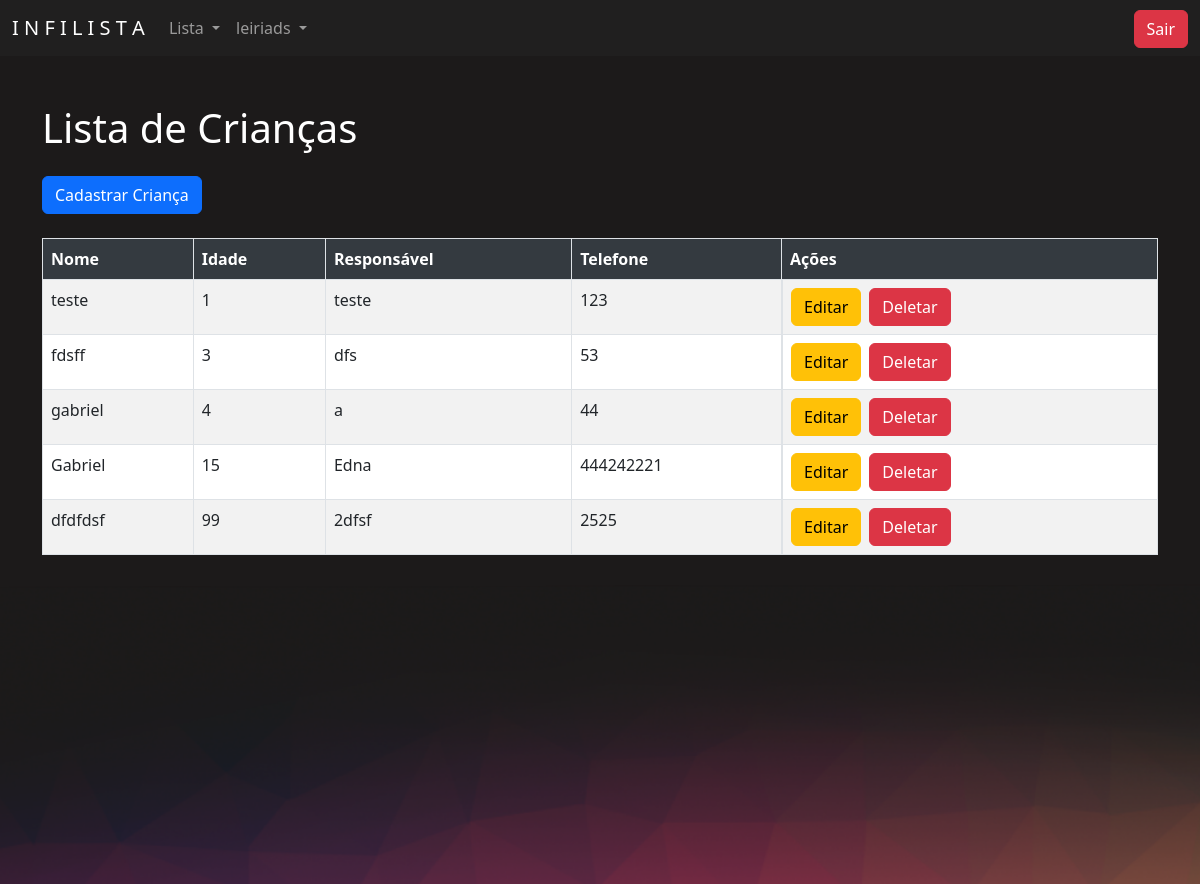
The app's page /fila_espera/lista/ (signed in) with its own data.
### fila_espera/models.py (models this page shows, shortened)
class Crianca(models.Model):
    nome = models.CharField(max_length=100)
    idade = models.IntegerField()
    responsavel = models.CharField(max_length=100)
    telefone = models.CharField(max_length=15)

### fila_espera/views.py (the view)
# urls.py: path('lista/', views.lista_criancas, name='lista_criancas'),
@login_required
def lista_criancas(request):
    criancas = Crianca.objects.all().order_by('idade')
    return render(request, 'lista_criancas.html', {'criancas': criancas})

### fila_espera/templates/lista_criancas.html (shortened to what this page needs)
{% extends "bases/base_fila.html" %}
{% block 'conteudo' %}
    <div class="container mt-5">
        <h1 class="mb-4">Lista de Crianças</h1>
        <nav class="mb-4">
            <a href="{% url 'cadastrar_crianca' %}" class="btn btn-primary me-2"> Cadastrar Criança</a>
        </nav>
        <table class="table table-bordered table-striped table-custom">
            <thead class="thead-dark">
                <tr>
                    <th>Nome</th>
                    <th>Idade</th>
                    <th>Responsável</th>
                    <th>Telefone</th>
                    <th>Ações</th>
                </tr>
            </thead>
            <tbody>
                {% for crianca in criancas %}
                <tr>
                    <td>{{ crianca.nome }}</td>
                    <td>{{ crianca.idade }}</td>
                    <td>{{ crianca.responsavel }}</td>
                    <td>{{ crianca.telefone }}</td>
                    <td class="d-flex">
                        <a href="{% url 'editar_crianca' crianca.id %}" class="btn btn-warning me-2"> Editar</a>
                        <form action="{% url 'deletar_crianca' crianca.id %}" method="post" style="display:inline;">
                            <button type="submit" class="btn btn-danger"> Deletar</button>
                        </form>
                    </td>
                </tr>
                {% endfor %}
            </tbody>
        </table>
    </div>
{% endblock %}

### templates/bases/base_fila.html (shortened to what this page needs)
{% extends 'bases/base.html' %}
{% load static %}
{% block 'head' %}
    <link href="{% static 'fila/css/evento.css' %}" rel="stylesheet">
    <link href="{% static 'usuarios/css/usuarios.css' %}" rel="stylesheet">
{% endblock %}
{% block 'body' %}
    <nav class="navbar navbar-expand-lg bg-body-tertiary navbar-color" data-bs-theme="dark">
        <div class="container-fluid">
            <a class="navbar-brand" href="#">I N F I L I S T A</a>
            <div class="collapse navbar-collapse" id="navbarNavDropdown">
            <ul class="navbar-nav">
                <li class="nav-item dropdown">
                    <a class="nav-link dropdown-toggle" href="#" role="button" data-bs-toggle="dropdown" aria-expanded="false">
                        Lista
                    </a>
                </li>
                <li class="nav-item dropdown">
                    <a class="nav-link dropdown-toggle" href="#" role="button" data-bs-toggle="dropdown" aria-expanded="false">
                        {{ request.user.get_username }}
                    </a>
                </li>
            </ul>
            </div>
            <div class="align-self-end ml-auto">
            <a href = "{% url 'sair'%}"> <button type="button" class="btn btn-danger">Sair </button> </a>
            </div>
        </div>
    </nav>
    <div style="min-height: 60vh">
        {% block 'conteudo' %}
        {% endblock %}
    </div>
    <div class="fundo-pagina">
    </div>
{% endblock %}

### templates/bases/base.html (shortened to what this page needs)
{% load static %}
<!doctype html>
<html lang="en">
  <head>
    <link href="{% static 'geral/css/base.css' %}" rel="stylesheet">
    <link href="https://cdn.jsdelivr.net/npm/bootstrap@5.3.0-alpha1/dist/css/bootstrap.min.css" rel="stylesheet">
    {% block 'head' %}{% endblock %}
  </head>
  <body>
    {% block 'body' %}{% endblock %}
  </body>
</html>

### templates/static/geral/css/base.css (style rules this page uses)
body { color: white !important; }
:root { --main-color: #201F1F; --dark-color: #1C1A1A; --contrast-color: #BE375F; --differential-color: #ED8554; }

### templates/static/fila/css/evento.css (style rules this page uses)
.navbar-color { background-color: #201F1F !important; }
body { background-color: #1C1A1A; }
.fundo-pagina { background-image: url('/static/evento/img/fundo_pagina.png'); height: 300px; background-size: cover; }

### fila_espera/templates/lista_criancas.html (style rules this page uses)
.table-custom { background-color: #f8f9fa; }
.thead-dark th { background-color: #343a40; color: #fff; }

### records on screen
Crianca: nome "teste", idade "1", responsavel "teste", telefone "123"
Crianca: nome "fdsff", idade "3", responsavel "dfs", telefone "53"
Crianca: nome "gabriel", idade "4", responsavel "a", telefone "44"
Crianca: nome "Gabriel", idade "15", responsavel "Edna", telefone "444242221"
Crianca: nome "dfdfdsf", idade "99", responsavel "2dfsf", telefone "2525"

### other values on screen
{{ request.user.get_username }} "leiriads"
